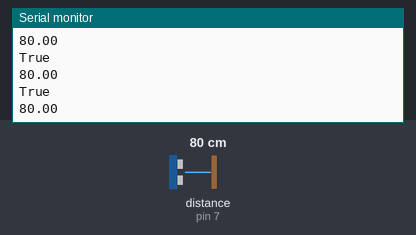
Simulated run of this sketch. Board: Arduino Uno, built with avr-gcc and run on an emulated ATmega328P. Parts: the last lines printed to the serial monitor. Inputs (shaded band) come from the test bench; at power-on: distance to the obstacle (sensor on pin 7) 80 cm.

Above: at 1.3 s.
1.4 s: distance to the obstacle (sensor on pin 7) set to 2 cm
At 1.84 s:
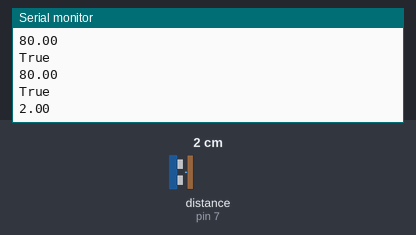
2.9 s: distance to the obstacle (sensor on pin 7) set to 4 cm
At 3.34 s:
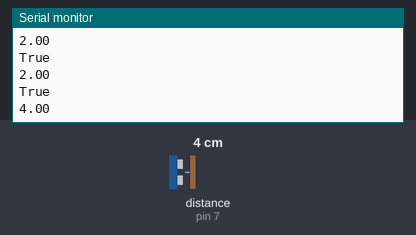
Timing chart, 0 to 5.9 s (numbered marks = the images above; inputs shaded):
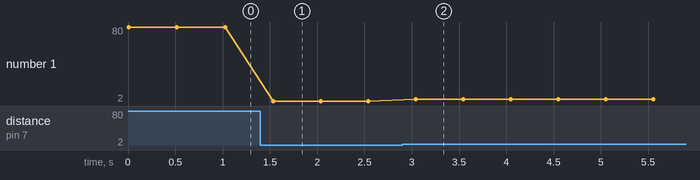

Measured:
- after the input at 1.4 s, the serial monitor: prints a new line after 0.13 s (image 1)
- after the input at 2.9 s, the serial monitor: prints a new line after 0.14 s (image 2)
- plotted number 1: 80 → 2 after the input at 1.4 s, 2 → 4 after the input at 2.9 s

The sketch:

Ultrasonic_Sensor_v2.ino
```cpp
#include <HCSR04.h>

//int measure;

UltraSonicDistanceSensor distanceSensor(6, 7);  // Initialize sensor that uses digital pins 13 and 12.

void setup () {
    Serial.begin(9600);  // We initialize serial connection so that we could print values from sensor.
}

void loop () {
    // Every 500 miliseconds, do a measurement using the sensor and print the distance in centimeters.
    Serial.println(distanceSensor.measureDistanceCm());
    delay(500);

    double check = 300;
    double distance = distanceSensor.measureDistanceCm();
    if (distance < check)
    {
      Serial.println("True");
    }
    else
    {
      Serial.println("False");
    }
}

void measure () {
  double distance = distanceSensor.measureDistanceCm();
  return distance;
}
```
